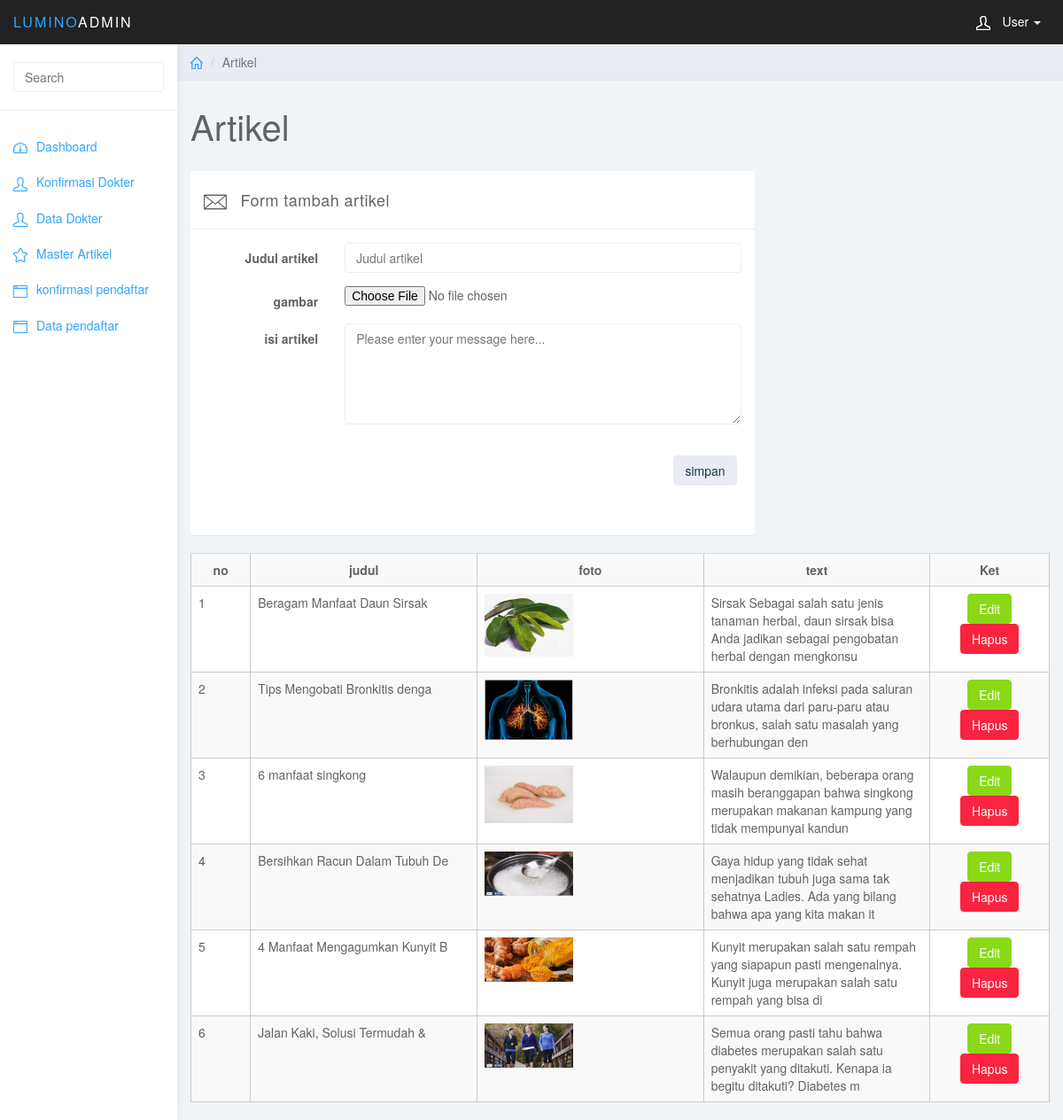
Screenshot of /index.php/admin1/artikel with the database file from the repository.
### tables this page shows
CREATE TABLE `artikel` (
  `id` int(4) NOT NULL,
  `judul` varchar(50) NOT NULL,
  `gambar` varchar(100) NOT NULL,
  `text` text NOT NULL,
  `tanggal` date NOT NULL
);

### application/controllers/admin1/artikel.php (called while the page is built, shortened)
<?php
class Artikel extends CI_Controller {
function __construct() {
		$this->load->model('a_artikel');
    }
	 function index(){
		$data['content']="admin/content/v_artikel";
		$data['semua_artikel']	= $this->a_artikel->semua_artikel();
		$this->load->view('admin/index',$data);
	}
}

### index.php (called while the page is built, shortened)
<?php
require_once BASEPATH.'core/CodeIgniter.php';

### application/models/a_artikel.php (called while the page is built, shortened)
<?php
class A_artikel extends CI_Model{
	function semua_artikel(){
	return $this->db->select('d.*')->from('artikel d')->get();
	}
}

### application/views/admin/content/v_artikel.php (the view, shortened to what this page needs)
<div class="row">
			<ol class="breadcrumb">
				<li><a href="#"><svg class="glyph stroked home"><use xlink:href="#stroked-home"></use></svg></a></li>
				<li class="active">Artikel</li>
			</ol>
		</div>
		<div class="row">
			<div class="col-lg-12">
				<h1 class="page-header">Artikel</h1>
			</div>
		</div>
<div>
<div class="row">
			<div class="col-md-8">
				<div class="panel panel-default">
					<div class="panel-heading"><svg class="glyph stroked email"><use xlink:href="#stroked-email"></use></svg> Form tambah artikel</div>
					<div class="panel-body">
						<form class="form-horizontal" action="<?php echo base_url("admin1/artikel/tambah_a")?>" method="post" enctype="multipart/form-data">
							<fieldset>
								<div class="form-group">
									<label class="col-md-3 control-label" for="name">Judul artikel</label>
									<div class="col-md-9">
									<input id="judul" name="judul" type="text" placeholder="Judul artikel" class="form-control">
									</div>
								</div>
							<div class="form-group">
                      	<label class="col-md-3 control-label" for="inputgambar">gambar</label>
						<div class="col-md-9">
						<input type="file" name="gambar" >
						</div>
						</div>
								<div class="form-group">
									<label class="col-md-3 control-label" for="message">isi artikel</label>
									<div class="col-md-9">
										<textarea class="form-control" id="isi" name="isi" placeholder="Please enter your message here..." rows="5"></textarea>
									</div>
								</div>
								<div class="form-group">
									<div class="col-md-12 widget-right">
										<button type="submit" class="btn btn-default btn-md pull-right">simpan</button>
									</div>
								</div>
							</fieldset>
						</form>
					</div>
				</div>
			</div>
		</div>
		<table class="table table-striped" border="1px" bordercolor="#CCCCCC">
			<tr>
			  <th width="5%"><div align="center">no</div></th>
			  <th width="19%"><div align="center">judul</div></th>
			  <th width="19%"><div align="center">foto</div></th>
			  <th width="19%"><div align="center">text </div></th>
			  <th width="10%"><div align="center">Ket</div></th>
			</tr>
			<?php
				  $no = 1;
					foreach($semua_artikel->result_array() as $get){
				  ?>
			<tr>
              <td><?php echo $no; ?></td>
			  <td><?php echo substr($get['judul'],0,30)?></td>
              <td><?php if(!empty($get['gambar'])){?>
						<img src="<?php echo base_url('asset/gambar/'.$get['gambar']); ?>" style="width:100px;" >
						<?php } ?></td>
			  <td><?php echo substr($get['text'],0,120)?></td>
			  <td width="10%">
				<div align="center">
					<a href="<?php echo base_url() .'admin1/artikel/edit_artikel/'.$get['id']; ?>"><button class="btn btn-mini btn-success" type="button">Edit</button></a>
					<a href="javascript:hapus('<?php echo $get['id'] ?>');"><button class="btn btn-mini btn-danger" type="button">Hapus</button></a>
				</div>
			  </td>
			</tr>
			<?php $no++; } ?>
		</table>
		</div>

### application/views/admin/index.php (shortened to what this page needs)
<!DOCTYPE html>
<html>
<head>
<link href="<?php echo base_url(); ?>t_admin/css/bootstrap.min.css" rel="stylesheet">
<link href="<?php echo base_url(); ?>t_admin/css/datepicker3.css" rel="stylesheet">
<link href="<?php echo base_url(); ?>t_admin/css/styles.css" rel="stylesheet">
</head>
<body>
	<nav class="navbar navbar-inverse navbar-fixed-top" role="navigation">
		<div class="container-fluid">
			<?php $this->load->view('admin/page/herder.php');?>
		</div>
	</nav>
	<?php $this->load->view('admin/page/sidebar.php');?>
	<div class="col-sm-9 col-sm-offset-3 col-lg-10 col-lg-offset-2 main">
		<?php $this->load->view($content)?>
	</div>
</body>
</html>

### application/views/admin/page/herder.php (shortened to what this page needs)
<div class="navbar-header">
				<a class="navbar-brand" href="#"><span>Lumino</span>Admin</a>
				<ul class="user-menu">
					<li class="dropdown pull-right">
						<a href="#" class="dropdown-toggle" data-toggle="dropdown"><svg class="glyph stroked male-user"><use xlink:href="#stroked-male-user"></use></svg> User <span class="caret"></span></a>
					</li>
				</ul>
			</div>

### application/views/admin/page/sidebar.php
<div id="sidebar-collapse" class="col-sm-3 col-lg-2 sidebar">
	<form role="search">
			<div class="form-group">
				<input type="text" class="form-control" placeholder="Search">
			</div>
		</form>
		<ul class="nav menu">
			<li><a href="<?php echo base_url();?>admin1/admin"><svg class="glyph stroked dashboard-dial"><use xlink:href="#stroked-dashboard-dial"></use></svg>Dashboard</a></li>
			<li><a href="<?php echo base_url();?>admin1/dokter/tampild"><svg class="glyph stroked calendar"><use xlink:href="#stroked-male-user"></use></svg>Konfirmasi Dokter</a></li>
			<li><a href="<?php echo base_url();?>admin1/dokter/datad"><svg class="glyph stroked calendar"><use xlink:href="#stroked-male-user"></use></svg>Data Dokter</a></li>
			<li><a href="<?php echo base_url();?>admin1/artikel"><svg class="glyph stroked star"><use xlink:href="#stroked-star"></use></svg>Master Artikel</a></li>
			<li><a href="<?php echo base_url(); ?>admin1/user/user_tampil"><svg class="glyph stroked app-window"><use xlink:href="#stroked-app-window"></use></svg>konfirmasi pendaftar</a></li>
			<li><a href="<?php echo base_url(); ?>admin1/user/tampil"><svg class="glyph stroked app-window"><use xlink:href="#stroked-app-window"></use></svg>Data pendaftar</a></li>
		</ul>
	</div>

### t_admin/css/styles.css (style rules this page uses)
body { background: #f1f4f7; padding-top: 50px; color: #5f6468; }
a, a:hover, a:focus { color: #30a5ff; }
h1, h2, h3, h4, h5, h6 { color: #5f6468; }
h1 { font-weight: 300; font-size: 40px; }
.form-control { border: 1px solid #eee; box-shadow: none; }
.navbar-header .navbar-brand { color: #fff; font-size: 16px; text-transform: uppercase; font-weight: 500; letter-spacing: 2px; }
.navbar-header .navbar-brand span { color: #30a5ff; }
.btn-default, .btn-default:hover, .btn-default:focus, .btn-default:active, .btn-default.active, .open > .dropdown-toggle.btn-default, .btn-default.disabled, .btn-default[disabled], fieldset[disabled] .btn-default, .btn-default.disabled:hover, .btn-default[disabled]:hover, fieldset[disabled] .btn-default:hover, .btn-default.disabled:focus, .btn-default[disabled]:focus, fieldset[disabled] .btn-default:focus, .btn-default.disabled:active, .btn-default[disabled]:active, fieldset[disabled] .btn-default:active, .btn-default.disabled.active, .btn-default[disabled].active, fieldset[disabled] .btn-default.active { background-color: #e9ecf2; border-color: #e9ecf2; color: #1b3548; }
.btn-success, .btn-success:hover, .btn-success:focus, .btn-success:active, .btn-success.active, .open > .dropdown-toggle.btn-success, .btn-success.disabled, .btn-success[disabled], fieldset[disabled] .btn-success, .btn-success.disabled:hover, .btn-success[disabled]:hover, fieldset[disabled] .btn-success:hover, .btn-success.disabled:focus, .btn-success[disabled]:focus, fieldset[disabled] .btn-success:focus, .btn-success.disabled:active, .btn-success[disabled]:active, fieldset[disabled] .btn-success:active, .btn-success.disabled.active, .btn-success[disabled].active, fieldset[disabled] .btn-success.active { background-color: #8ad919; border-color: #8ad919; }
.btn-danger, .btn-danger:hover, .btn-danger:focus, .btn-danger:active, .btn-danger.active, .open > .dropdown-toggle.btn-danger, .btn-danger.disabled, .btn-danger[disabled], fieldset[disabled] .btn-danger, .btn-danger.disabled:hover, .btn-danger[disabled]:hover, fieldset[disabled] .btn-danger:hover, .btn-danger.disabled:focus, .btn-danger[disabled]:focus, fieldset[disabled] .btn-danger:focus, .btn-danger.disabled:active, .btn-danger[disabled]:active, fieldset[disabled] .btn-danger:active, .btn-danger.disabled.active, .btn-danger[disabled].active, fieldset[disabled] .btn-danger.active { background-color: #f9243f; border-color: #f9243f; }
.panel { border: 0; }
.panel-heading { font-size: 18px; font-weight: 300; letter-spacing: 0.025em; height: 66px; line-height: 45px; }
.panel-default .panel-heading { background: #fff; border-bottom: 1px solid #eee; color: #5f6468; }
.widget-right { text-align: left; line-height: 1.6em; margin: 0px; padding: 20px; height: 80px; color: #999; font-weight: 300; background: #fff; border-top-right-radius: 4px; border-bottom-right-radius: 4px; }
.navbar { border: 0; }
.user-menu { display: inline-block; margin-top: 14px; margin-right: 10px; float: right; list-style: none; padding: 0; }
.user-menu a { color: #fff; }
.sidebar { display: block; background-color: #fff; padding: 0; display: none; }
.sidebar form { padding: 20px 15px 5px 15px; border-bottom: 1px solid #eee; margin-bottom: 20px; }
@media (min-width: 768px) { .sidebar { display: block; position: fixed; top: 50px; bottom: 0; left: 0; z-index: 1000; display: block; margin: 0; padding: 0; overflow-x: hidden; overflow-y: auto; background-color: #fff; box-shadow: 1px 0px 10px rgba(0, 0, 0, .05); } }
@media (min-width: 768px) { .navbar-header { width: 100%; } }
.breadcrumb { border-radius: 0; padding: 10px 15px; background: #e9ecf2; box-shadow: 0 1px 1px rgba(0, 0, 0, .05); margin: 0 ; }
h1.page-header { margin-top: 30px; border-bottom: 0; }
.table { background: #fff; }
.sidebar .glyph, .user-menu .glyph { height: 16px; width: 16px; margin: 0 10px 0 0; stroke-width: 3px; }
.user-menu .glyph { stroke-width: 4px; }
.breadcrumb .glyph { height: 14px; width: 14px; margin: -2px 0 0 0; stroke-width: 4px; }
.alert .glyph, .panel-heading .glyph { width: 26px; height: 26px; margin: 0 10px 0 0; stroke-width: 2px; }

### rows the page displays
artikel: judul "Beragam Manfaat Daun Sirsak", gambar (picture), text "Sirsak Sebagai salah satu jenis tanaman herbal, daun sirsak bisa Anda jadikan sebagai pengobatan herbal dengan mengkonsu"
artikel: judul "Tips Mengobati Bronkitis denga", gambar (picture), text "Bronkitis adalah infeksi pada saluran udara utama dari paru-paru atau bronkus, salah satu masalah yang berhubungan den"
artikel: judul "6 manfaat singkong", gambar (picture), text "Walaupun demikian, beberapa orang masih beranggapan bahwa singkong merupakan makanan kampung yang tidak mempunyai kandun"
artikel: judul "Bersihkan Racun Dalam Tubuh De", gambar (picture), text "Gaya hidup yang tidak sehat menjadikan tubuh juga sama tak sehatnya Ladies. Ada yang bilang bahwa apa yang kita makan it"
artikel: judul "4 Manfaat Mengagumkan Kunyit B", gambar (picture), text "Kunyit merupakan salah satu rempah yang siapapun pasti mengenalnya. Kunyit juga merupakan salah satu rempah yang bisa di"
artikel: judul "Jalan Kaki, Solusi Termudah &", gambar (picture), text "Semua orang pasti tahu bahwa diabetes merupakan salah satu penyakit yang ditakuti. Kenapa ia begitu ditakuti? Diabetes m"
